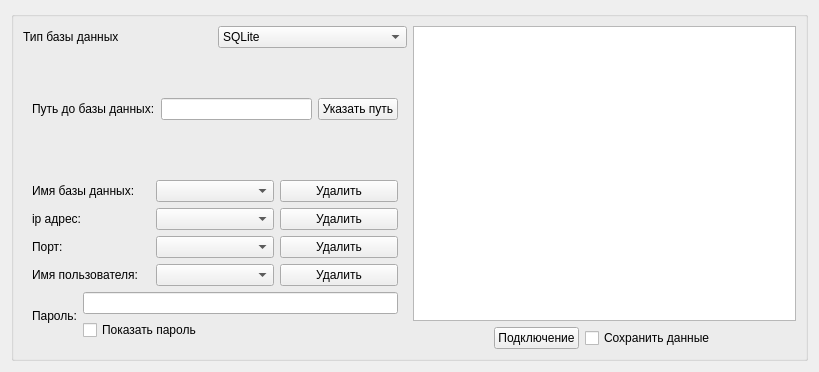
<?xml version="1.0" encoding="UTF-8"?>
<ui version="4.0">
 <class>FormCreateDB</class>
 <widget class="QWidget" name="FormCreateDB">
  <property name="geometry">
   <rect>
    <x>0</x>
    <y>0</y>
    <width>819</width>
    <height>372</height>
   </rect>
  </property>
  <property name="windowTitle">
   <string>Form</string>
  </property>
  <layout class="QVBoxLayout" name="verticalLayout_3">
   <item>
    <widget class="QGroupBox" name="groupBox">
     <property name="title">
      <string/>
     </property>
     <layout class="QVBoxLayout" name="verticalLayout_4">
      <item>
       <layout class="QHBoxLayout" name="h_layout_main">
        <item>
         <layout class="QVBoxLayout" name="v_layout_for_db">
          <item>
           <layout class="QHBoxLayout" name="horizontalLayout_10">
            <item>
             <widget class="QLabel" name="label">
              <property name="text">
               <string>Тип базы данных</string>
              </property>
             </widget>
            </item>
            <item>
             <widget class="QComboBox" name="cb_typeDatabase">
              <item>
               <property name="text">
                <string>SQLite</string>
               </property>
              </item>
              <item>
               <property name="text">
                <string>PosgreSQL</string>
               </property>
              </item>
              <item>
               <property name="text">
                <string>MySQL</string>
               </property>
              </item>
             </widget>
            </item>
           </layout>
          </item>
          <item>
           <widget class="QWidget" name="w_for_sqline" native="true">
            <layout class="QVBoxLayout" name="verticalLayout_5">
             <item>
              <layout class="QHBoxLayout" name="horizontalLayout_11">
               <item>
                <widget class="QLabel" name="label_7">
                 <property name="text">
                  <string>Путь до базы данных:</string>
                 </property>
                </widget>
               </item>
               <item>
                <widget class="QLineEdit" name="le_pathDb"/>
               </item>
               <item>
                <widget class="QPushButton" name="pb_pathDb">
                 <property name="text">
                  <string>Указать путь</string>
                 </property>
                </widget>
               </item>
              </layout>
             </item>
            </layout>
           </widget>
          </item>
          <item>
           <widget class="QWidget" name="w_for_pg_mysql" native="true">
            <layout class="QVBoxLayout" name="verticalLayout_6">
             <item>
              <layout class="QHBoxLayout" name="horizontalLayout_12">
               <item>
                <widget class="QLabel" name="label_2">
                 <property name="text">
                  <string>Имя базы данных:</string>
                 </property>
                </widget>
               </item>
               <item>
                <widget class="QComboBox" name="cb_nameDb"/>
               </item>
               <item>
                <widget class="QPushButton" name="pb_clear_NameDb">
                 <property name="text">
                  <string>Удалить</string>
                 </property>
                </widget>
               </item>
              </layout>
             </item>
             <item>
              <layout class="QHBoxLayout" name="horizontalLayout_13">
               <item>
                <widget class="QLabel" name="label_3">
                 <property name="text">
                  <string>ip адрес:</string>
                 </property>
                </widget>
               </item>
               <item>
                <widget class="QComboBox" name="cb_ipDb"/>
               </item>
               <item>
                <widget class="QPushButton" name="pb_clear_idDb">
                 <property name="text">
                  <string>Удалить</string>
                 </property>
                </widget>
               </item>
              </layout>
             </item>
             <item>
              <layout class="QHBoxLayout" name="horizontalLayout_14">
               <item>
                <widget class="QLabel" name="label_4">
                 <property name="text">
                  <string>Порт:</string>
                 </property>
                </widget>
               </item>
               <item>
                <widget class="QComboBox" name="cb_portDb"/>
               </item>
               <item>
                <widget class="QPushButton" name="pb_clear_portDb">
                 <property name="text">
                  <string>Удалить</string>
                 </property>
                </widget>
               </item>
              </layout>
             </item>
             <item>
              <layout class="QHBoxLayout" name="horizontalLayout_15">
               <item>
                <widget class="QLabel" name="label_5">
                 <property name="text">
                  <string>Имя пользователя:</string>
                 </property>
                </widget>
               </item>
               <item>
                <widget class="QComboBox" name="cb_nameUserDb"/>
               </item>
               <item>
                <widget class="QPushButton" name="pb_clear_nameUser">
                 <property name="text">
                  <string>Удалить</string>
                 </property>
                </widget>
               </item>
              </layout>
             </item>
             <item>
              <layout class="QHBoxLayout" name="horizontalLayout_16">
               <item>
                <widget class="QLabel" name="label_6">
                 <property name="text">
                  <string>Пароль:</string>
                 </property>
                </widget>
               </item>
               <item>
                <layout class="QVBoxLayout" name="verticalLayout_2">
                 <item>
                  <widget class="QLineEdit" name="le_passwdDb"/>
                 </item>
                 <item>
                  <layout class="QHBoxLayout" name="horizontalLayout_9">
                   <item>
                    <widget class="QCheckBox" name="cb_showPasswd">
                     <property name="text">
                      <string>Показать пароль</string>
                     </property>
                    </widget>
                   </item>
                  </layout>
                 </item>
                </layout>
               </item>
              </layout>
             </item>
            </layout>
           </widget>
          </item>
         </layout>
        </item>
        <item>
         <layout class="QVBoxLayout" name="verticalLayout">
          <item>
           <widget class="QTextEdit" name="te_info"/>
          </item>
          <item>
           <layout class="QHBoxLayout" name="horizontalLayout"/>
          </item>
          <item>
           <layout class="QHBoxLayout" name="horizontalLayout_3">
            <item>
             <spacer name="horizontalSpacer">
              <property name="orientation">
               <enum>Qt::Horizontal</enum>
              </property>
              <property name="sizeHint" stdset="0">
               <size>
                <width>40</width>
                <height>20</height>
               </size>
              </property>
             </spacer>
            </item>
            <item>
             <widget class="QPushButton" name="pb_openAndCloseDb">
              <property name="text">
               <string>Подключение</string>
              </property>
             </widget>
            </item>
            <item>
             <widget class="QCheckBox" name="cb_saveData">
              <property name="text">
               <string>Сохранить данные</string>
              </property>
             </widget>
            </item>
            <item>
             <spacer name="horizontalSpacer_2">
              <property name="orientation">
               <enum>Qt::Horizontal</enum>
              </property>
              <property name="sizeHint" stdset="0">
               <size>
                <width>40</width>
                <height>20</height>
               </size>
              </property>
             </spacer>
            </item>
           </layout>
          </item>
         </layout>
        </item>
       </layout>
      </item>
     </layout>
    </widget>
   </item>
  </layout>
 </widget>
 <resources/>
 <connections/>
</ui>
